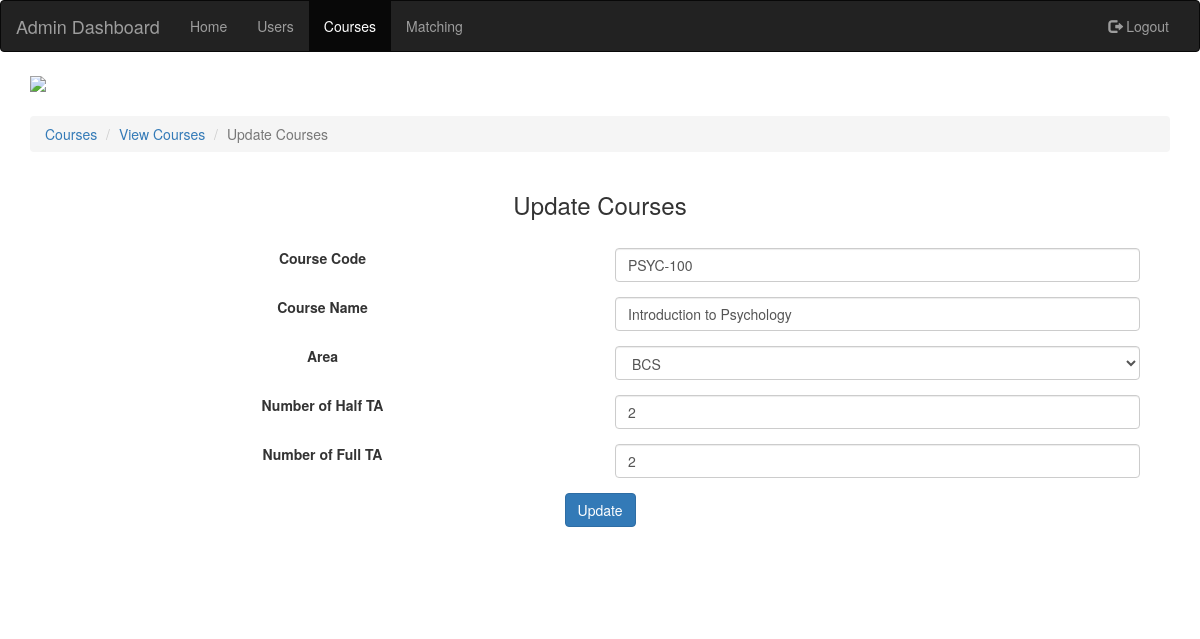
The app's page /php/admin-update-course-details.php?course_id=1 with its own data.
### tables this page shows
CREATE TABLE IF NOT EXISTS `Course` (
  `Course_Id` int(11) NOT NULL AUTO_INCREMENT,
  `Course_Code` varchar(250) NOT NULL,
  `Course_Name` varchar(250) NOT NULL,
  `Area` varchar(250) NOT NULL,
  `IsActive` int(11) NOT NULL,
  `Number_Of_Half_TA` int(11) NOT NULL,
  `Number_Of_Full_TA` int(11) NOT NULL,
  PRIMARY KEY (`Course_Id`)
);

### php/admin-update-course-details.php (the view, shortened to what this page needs)
<?php
	include('dbConnect.php');
	if (isset($_GET['course_id']))
	{
		$courseId=$_GET['course_id'];
		$sql1 = "SELECT * FROM `Course` WHERE Course_Id ='$courseId'";
		$result1 = mysqli_query($conn,$sql1);
		$row1 = mysqli_fetch_array($result1);
	}
	else
	{
		echo "<script> alert('No userid');</script>";
		echo '<META HTTP-EQUIV="Refresh" Content="0; URL=admin-view-users.php">';
	}
?>
<!DOCTYPE HTML>
<html>
	<head>
		<link href="https://maxcdn.bootstrapcdn.com/bootstrap/3.3.7/css/bootstrap.min.css" rel="stylesheet">
		<link href="../css/admin.css" type="text/css" rel="stylesheet">
	</head>
	<body>
	<nav class="navbar navbar-inverse">
	  <div class="container-fluid">
	    <div class="navbar-header">
	      <a class="navbar-brand" href="../html/admin.html">Admin Dashboard</a>
	    </div>
	    <div class="collapse navbar-collapse" id="myNavbar">
	      <ul class="nav navbar-nav">
		<li><a href="../html/admin.html">Home</a></li>
		<li><a href="../html/admin-users.html">Users</a></li>
		<li class="active"><a href="../html/admin-courses.html">Courses</a></li>
		<li><a href="../html/admin-matching.html">Matching</a></li>
	      </ul>
	      <ul class="nav navbar-nav navbar-right">
		<li><a href="logout.php"><span class="glyphicon glyphicon-log-out"></span> Logout</a></li>
	      </ul>
	    </div>
	  </div>
	</nav>
	<div class="container">
		<div class="row">
			<div class="col-lg-12 col-md-12 col-xs-12 col-sm-12">
				<img src="../images/uscheader.png" style="width: 100%;"></img>
			</div>
			<div class="col-lg-12 col-md-12 col-xs-12 col-sm-12" style="margin-top: 2%;">
				<ol class="breadcrumb">
				  <li><a href="../html/admin-courses.html">Courses</a></li>
				  <li><a href="admin-view-courses.php">View Courses</a></li>
				  <li class="active">Update Courses</a></li>
				</ol>
			</div>
			<div class="container">
			<div class="col-lg-12 col-md-12 col-xs-12 col-sm-12">
				<center><h3>Update Courses</h3><center><br>
				<form method="post" action="admin-update-course-details-action.php?course_id=<?php echo $courseId;?>">
				  <div class="form-row">
				    <div class="form-group col-lg-6 col-sm-6 col-xs-6 col-md-6"><label for="Course_Code">Course Code</label></div>
				    <div class="form-group col-lg-6 col-sm-6 col-xs-6 col-md-6"><input required type="text" class="form-control" name="Course_Code" id="Course_Code" placeholder="Course Code" value="<?php echo $row1['Course_Code'];?>"></div>
				  </div>
				  <div class="form-row">
				    <div class="form-group col-lg-6 col-sm-6 col-xs-6 col-md-6"><label for="name">Course Name</label></div>
				    <div class="form-group col-lg-6 col-sm-6 col-xs-6 col-md-6"><input required type="text" class="form-control" id="name" placeholder="Name" name="Name" value="<?php echo $row1['Course_Name'];?>"></div>
				  </div>
				  <div class="form-row">
				    <div class="form-group col-lg-6 col-sm-6 col-xs-6 col-md-6"><label for="area">Area</label></div>
				    <div class="form-group col-lg-6 col-sm-6 col-xs-6 col-md-6">
				    <select required class="form-control"name="Area" id="area">
				    	<option>BCS</option>
				    </select>
				    </div>
				  </div>
				  <div class="form-row">
				    <div class="form-group col-lg-6 col-sm-6 col-xs-6 col-md-6"><label for="half">Number of Half TA</label></div>
				    <div class="form-group col-lg-6 col-sm-6 col-xs-6 col-md-6"><input required type="number" class="form-control" id="half" placeholder="Number of Half TA" name="Half" value="<?php echo $row1['Number_Of_Half_TA'];?>"></div>
				  </div>
				  <div class="form-row">
				    <div class="form-group col-lg-6 col-sm-6 col-xs-6 col-md-6"><label for="full">Number of Full TA</label></div>
				    <div class="form-group col-lg-6 col-sm-6 col-xs-6 col-md-6"><input required type="number" class="form-control" id="full" placeholder="Number of Full TA" name="Full" value="<?php echo $row1['Number_Of_Full_TA'];?>"></div>
				  </div>
				   <br><br>
				  <input type="submit" name="submit" class="btn btn-primary" value="Update"></input>
				</form>
				<br><br><br>
			</div>
			</div>
			<div class="col-lg-12 col-md-12 col-xs-12 col-sm-12" style="margin-top: 2%;">
			</div>
		</div>
	</div>
	</body>
</html>

### records on screen
course: Course_Code "PSYC-100", Name "Introduction to Psychology", Half "2", Full "2"
